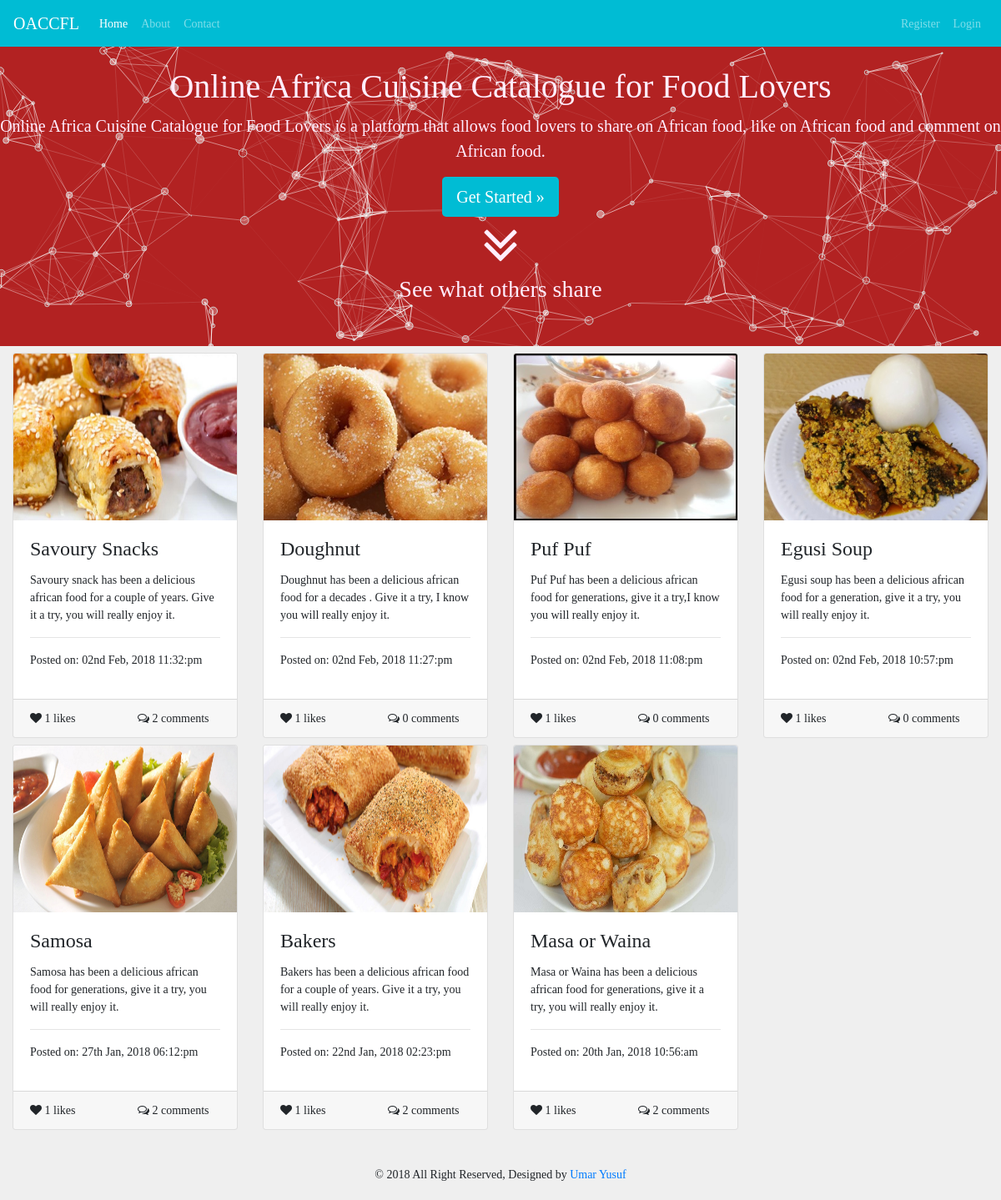
The page / on the database its author committed.
### tables this page shows
CREATE TABLE `foods` (
  `id` int(11) NOT NULL,
  `food_name` varchar(150) NOT NULL,
  `description` varchar(255) NOT NULL,
  `photo` varchar(200) NOT NULL,
  `user_id` int(11) NOT NULL,
  `date_created` varchar(150) NOT NULL,
  `likes` int(11) NOT NULL DEFAULT '0'
);

### index.php (the view, shortened to what this page needs)
<?php
require_once 'config/db.php';
$page = "Home";
$message = "";
$sql = "SELECT * FROM foods ORDER BY id DESC";
if($stmt = $pdo->prepare($sql)) {
	if ($stmt->execute()) {
		if ($stmt->rowCount() > 0) {
			$result = $stmt->fetchAll(PDO::FETCH_ASSOC);
		}else{
			$message = "There is no share at the moment, please share or check back later";
		}
	}else{
		$message = "Error executing code";
	}
}
require_once 'includes/head.php';
require_once 'includes/nav.php';
?>
		<div id="particles-js" class="text-center mb-2">
			<div id="content">
				<h1>Online Africa Cuisine Catalogue for Food Lovers</h1>
				<p class="lead">Online Africa Cuisine Catalogue for Food Lovers is a platform that allows food lovers to share on African food, like on African food and comment on African food.</p>
				<?php if (isset($_SESSION['user_id'])): ?>
					<h3>Welcome <?php echo $_SESSION['name']; ?> - <?php echo $_SESSION['email']; ?></h3>
					<a class="btn bg-cyan" href="myshares.php" role="button"><i class="fa fa-share-square"></i> My Shares &raquo;</a>
					<a class="btn bg-cyan" href="share_food.php" role="button"><i class="fa fa-share-alt"></i> Share Food &raquo;</a>
					<br>
					<i id="animate" class="icon fa fa-angle-double-down fa-5x animated bounce"></i>
					<h3 class="nice-font">See what others share</h3>
				<?php else:?>
				<a class="btn btn-lg bg-cyan" href="register.php" role="button">Get Started &raquo;</a>
					<br>
					<i id="animate" class="icon fa fa-angle-double-down fa-5x animated bounce"></i>
					<h3 class="nice-font">See what others share</h3>
				<?php endif ?>
			</div>
		</div>
		<div class="container-fluid">
			<?php if (!empty($message)): ?>
				<div class="row">
					<div class="col-md-12">
						<div class="card bg-info">
							<div class="card-body">
								<br>
								<h3 class="mt-4 mx-auto mb-4"><?php echo $message ?></h3>
								<br>
							</div>
						</div>
					</div>
				</div>
			<?php else: ?>
				<div class="row">
				<?php foreach ($result as $data): ?>
					<div class="col-sm-6 col-md-6 col-lg-3 col-xl-3 mb-2">
						<div class="card">
							<a href="comments.php?share_id=<?php echo $data['id']; ?>">
								<img src="assets/images/<?php echo $data['photo'] ?>" alt="Card Image" class="food-img card-img-top">
							</a>
							<div class="card-body">
								<h4 class="card-title"><?php echo $data['food_name']; ?></h4>
								<p class="card-text"><?php echo $data['description']; ?></p>
								<hr>
								<p>Posted on: <?php echo $data['date_created']; ?></p>
							</div>
							<?php if (isset($_SESSION['user_id'])): ?>
								<div class="card-footer" style="padding: 0;">
									<div class="btn-group" style="width: 100%;">
										<button type="button" class="btn bg-cyan card-btn" data-id="<?php echo $data['id']; ?>" data-user-id="<?php echo  $_SESSION['user_id']; ?>" data-toggle="tooltip" title="likes">
											<i class="fa fa-heart-o"></i>
									  	<span class="badge badge-dark"><?php echo $data['likes']; ?> likes</span>
									  </button>
									  <button data-btn-id="<?php echo $data['id'] ?>" data-to="comments.php?share_id=<?php echo $data['id']; ?>" class="btn bg-cyan card-btn" data-toggle="tooltip" title="comments">
									  	<i class="fa fa-comments-o"></i>
									  		<span class="badge badge-dark">
									  			<?php
										  				$sql = "SELECT COUNT(id) FROM comments WHERE share_id=:share_id";
										  				if($stmt = $pdo->prepare($sql)){
										  					$stmt->bindParam(":share_id", $data["id"], PDO::PARAM_INT);
										  					if($stmt->execute()){
										  						if($stmt->rowCount() > 0) {
										  							$num = $stmt->fetch();
										  							echo '<span class="badge badge-dark">'.$num[0].' comments</span>';
										  						}else{
										  							echo '<span class="badge badge-dark">0 comment</span>';
										  						}
										  					}
										  				}
										  			?>
									  		</span>
									  	</span>
									  </button>
									</div>
								</div>
							<?php else: ?>
								<div class="card-footer" style="font-size: 14px">
									<div class="row">
										<div class="col">
											<span class=""><i class="fa fa-heart"></i> <?php echo $data['likes']; ?> likes</span>
										</div>
										<div class="col">
											<span class="">
							  			<?php
								  				$sql = "SELECT COUNT(id) FROM comments WHERE share_id=:share_id";
								  				if($stmt = $pdo->prepare($sql)){
								  					$stmt->bindParam(":share_id", $data["id"], PDO::PARAM_INT);
								  					if($stmt->execute()){
								  						if($stmt->rowCount() > 0) {
								  							$num = $stmt->fetch();
								  							echo '<i class="fa fa-comments-o"></i> '.$num[0].' comments';
								  						}else{
								  							echo '<i class="fa fa-comments-o"></i> 0 comment';
								  						}
								  					}
								  				}
								  			?>
							  			</span>
										</div>
									</div>
								</div>
							<?php endif ?>
						</div>
					</div>
				<?php endforeach ?>
			<?php
				endif
			?>
			</div>
		</div>
<?php
require_once 'includes/footer.php';
?>
<?php
require_once 'includes/foot.php';
?>

### includes/head.php (shortened to what this page needs)
<!DOCTYPE html>
<html lang="en">
	<head>
		<link rel="stylesheet" href="assets/css/font-awesome.min.css">
		<link href="assets/css/bootstrap.min.css" rel="stylesheet">
		<link href="assets/css/animate.css" rel="stylesheet">
		<link href="assets/css/styles.css" rel="stylesheet">
	</head>
	<body>

### includes/nav.php (shortened to what this page needs)
<nav class="navbar navbar-expand-md navbar-dark fixed-top bg-cyan">
	<a class="navbar-brand" href="index.php">OACCFL</a>
	<div class="collapse navbar-collapse" id="navbarCollapse">
		<ul class="navbar-nav mr-auto">
			<li class="nav-item <?php echo ($page === 'Home') ? 'active' : ''; ?>">
				<a class="nav-link" href="index.php">Home <span class="sr-only">(current)</span></a>
			</li>
			<li class="nav-item <?php echo ($page === 'About') ? 'active' : ''; ?>">
				<a class="nav-link" href="about.php">About</a>
			</li>
			<li class="nav-item <?php echo ($page === 'Contact') ? 'active' : ''; ?>">
				<a class="nav-link" href="contact.php">Contact</a>
			</li>
		</ul>
		<ul class="navbar-nav ">
			<?php if (isset($_SESSION['user_id'])): ?>
			<li class="nav-item dropdown active">
	      <a class="nav-link dropdown-toggle" href="#" id="navbardrop" data-toggle="dropdown">
	        <img src="assets/images/users/<?php echo $pic['picture']; ?>" class="nav-item rounded-circle img-fluid"  style="width: 30px; height: 30px;" alt=""> <?php echo $_SESSION['name']; ?>
	      </a>
	      <div class="dropdown-menu">
	        <a class="dropdown-item" href="myshares.php"><i class="fa fa-share-square fa-fw"></i> My Shares</a>
	        <a class="dropdown-item" href="share_food.php"><i class="fa fa-share-alt"></i> Share Food</a>
	        <a class="dropdown-item" href="profile.php"><i class="fa fa-user-o fa-fw"></i> My Profile</a>
	        <a class="dropdown-item text-danger  btop" href="logout.php"><i class="fa fa-sign-out fa-fw"></i> logout </a>
	      </div>
	    </li>
			<?php else: ?>
			<li class="nav-item <?php echo ($page === 'Register') ? 'active' : ''; ?>">
				<a class="nav-link" href="register.php">Register</a>
			</li>
			<li class="nav-item <?php echo ($page === 'Login') ? 'active' : ''; ?>">
				<a class="nav-link" href="login.php">Login</a>
			</li>
			<?php endif ?>
		</ul>
	</div>
</nav>

### includes/footer.php
<footer class="text-center">
	&copy; 2018 All Right Reserved, Designed by <a href="#">Umar Yusuf</a>
</footer>

### includes/foot.php (shortened to what this page needs)
	</body>
</html>

### assets/css/styles.css (style rules this page uses)
* { margin: 0; padding: 0; box-sizing: border-box; }
body { font-family: ubuntu; background-color: #efefef; margin-top: 55px; font-size: 14px; }
.navbar-brand, h1, .card-title, .nice-font { font-family: lobster; }
#particles-js { background: firebrick; height: 360px; }
#content { position: absolute; top: 80px; left: auto; right: auto; color: #fef; width: 100%; }
#animate { animation-duration: 2s; animation-delay: 1s; animation-iteration-count: infinite; }
.food-img { height: 200px; }
footer { margin-top: 15px; padding: 20px 0; }
.bg-cyan { background-color: #00bcd4; }
.btn.bg-cyan { color: #fff; }

### rows shown on the page
foods: photo (picture), food_name "Savoury Snacks", description "Savoury snack has been a delicious african food for a couple of years. Give it a try, you will really enjoy it.", date_created "02nd Feb, 2018 11:32:pm", likes "1", num "2"
foods: photo (picture), food_name "Doughnut", description "Doughnut has been a delicious african food for a decades . Give it a try, I know you will really enjoy it.", date_created "02nd Feb, 2018 11:27:pm", likes "1", num "0"
foods: photo (picture), food_name "Puf Puf", description "Puf Puf has been a delicious african food for generations, give it a try,I know you will really enjoy it.", date_created "02nd Feb, 2018 11:08:pm", likes "1", num "0"
foods: photo (picture), food_name "Egusi Soup", description "Egusi soup has been a delicious african food for a generation, give it a try, you will really enjoy it.", date_created "02nd Feb, 2018 10:57:pm", likes "1", num "0"
foods: photo (picture), food_name "Samosa", description "Samosa has been a delicious african food for generations, give it a try, you will really enjoy it.", date_created "27th Jan, 2018 06:12:pm", likes "1", num "2"
foods: photo (picture), food_name "Bakers", description "Bakers has been a delicious african food for a couple of years. Give it a try, you will really enjoy it.", date_created "22nd Jan, 2018 02:23:pm", likes "1", num "2"
foods: photo (picture), food_name "Masa or Waina", description "Masa or Waina has been a delicious african food for generations, give it a try, you will really enjoy it.", date_created "20th Jan, 2018 10:56:am", likes "1", num "2"
